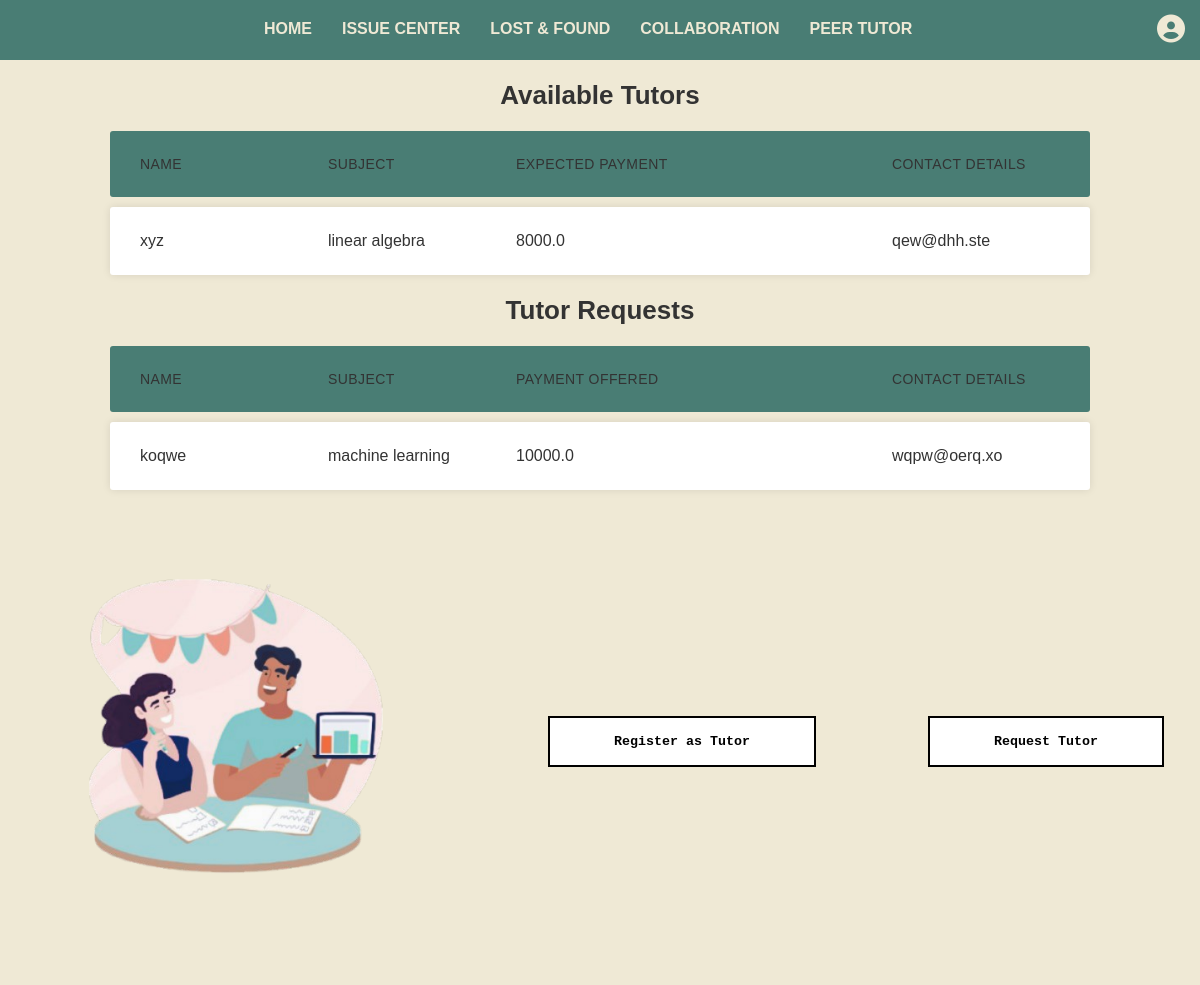
Page /peertutor/ on the earlier database version.
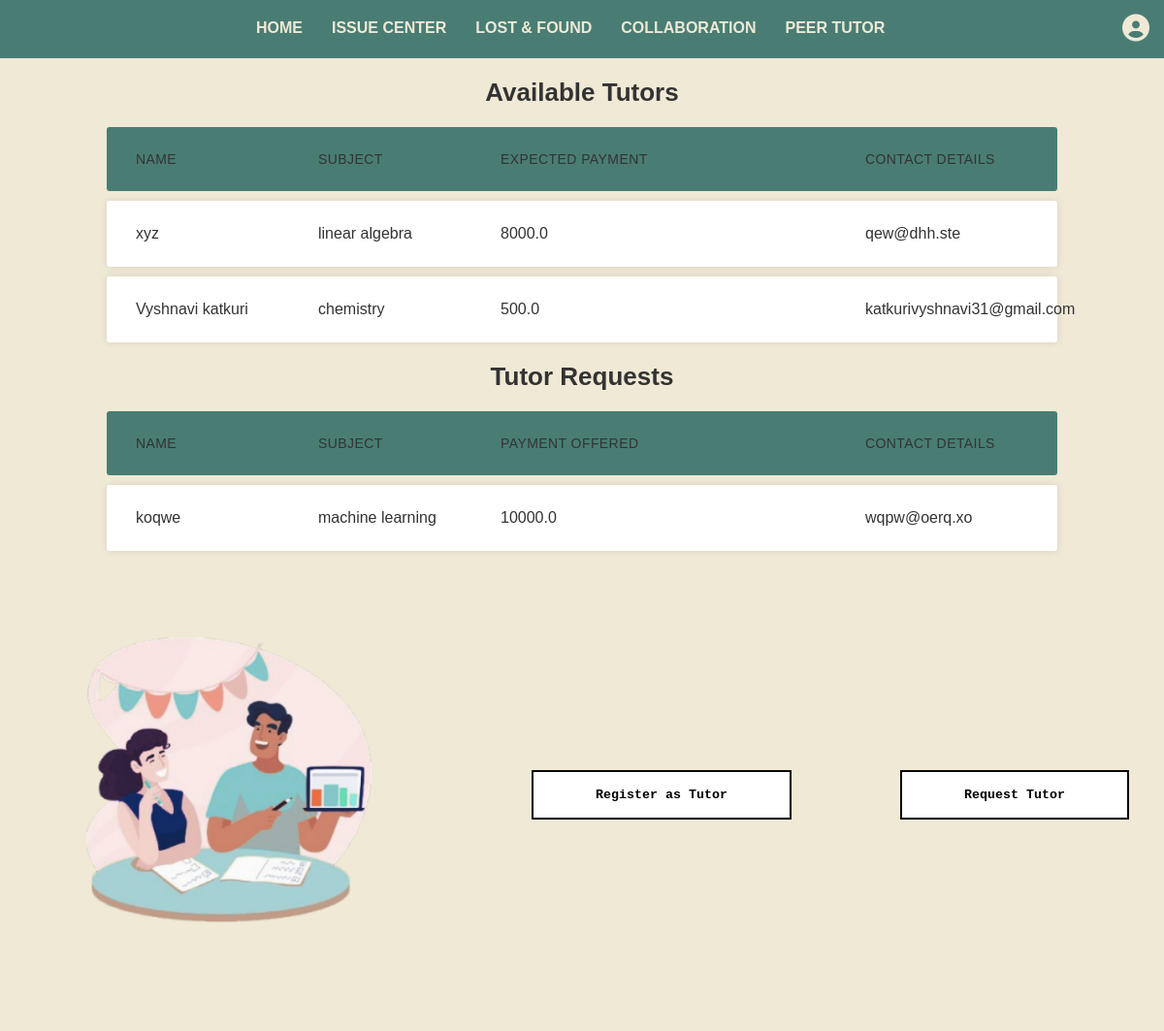
Same page on the later database version.
### wordleapp/models.py (models this page shows)
class Tutor(models.Model):
    name = models.CharField(max_length=255)
    subject = models.CharField(max_length=255)
    contact = models.CharField(max_length=15, null=True, blank=True)
    payment = models.FloatField()

class TutorWanted(models.Model):
    name = models.CharField(max_length=255)
    subject = models.CharField(max_length=255)
    contact = models.CharField(max_length=15, null=True, blank=True)
    payment = models.FloatField()

### wordleapp/views.py (the view)
# urls.py: path('peertutor/', views.peertutor, name='peertutor'),
def peertutor(request):
    context = {
        'tutors' : Tutor.objects.all(),
        'tutors_wanted' : TutorWanted.objects.all()
    }
    return render(request, "wordleapp/peertutor.html", context)

### wordleapp/templates/wordleapp/peertutor.html (shortened to what this page needs)
<!DOCTYPE html>
<html lang="en">
<head>
    {% load static %}
    <link rel="stylesheet" href="{% static 'wordleapp/lostandfound.css' %}" />
    <link rel="stylesheet" href="https://cdnjs.cloudflare.com/ajax/libs/font-awesome/6.5.1/css/all.min.css">
</head>
<body>
  <nav class="navbar">
    <div class="nav-container">
      <ul class="nav-menu">
          <li><a href="{% url 'home' %}">Home</a></li>
<li><a href="{% url 'issue_central' %}">Issue Center</a></li>
<li><a href="{% url 'lostandfound' %}">Lost & Found</a></li>
<li><a href="{% url 'collaboration' %}">Collaboration</a></li>
<li><a href="{% url 'peertutor' %}">Peer Tutor</a></li>
      </ul>
      <div class="profile-icon">
        <i class="fa-solid fa-user-circle" id="profile-icon"></i>
      </div>
    </div>
  </nav>
    <div class="container">
        <h2>Available Tutors</h2>
        <ul class="responsive-table">
          <li class="table-header">
            <div class="col col-1" style="flex-basis: 20%;">Name</div>
            <div class="col col-2" style="flex-basis: 20%;">Subject</div>
            <div class="col col-3" style="flex-basis: 40%;">Expected Payment</div>
            <div class="col col-4" style="flex-basis: 20%;">Contact Details</div>
          </li>
          {% for tutor in tutors %}
          <li class="table-row">
            <div class="col col-1" style="flex-basis: 20%;">{{ tutor.name }}</div>
            <div class="col col-2" style="flex-basis: 20%;">{{ tutor.subject }}</div>
            <div class="col col-3" style="flex-basis: 40%;">{{ tutor.payment }}</div>
            <div class="col col-4" style="flex-basis: 20%;">{{ tutor.contact }}</div>
          </li>
          {% endfor %}
        </ul>
    </div>
    <div class="container">
        <h2>Tutor Requests</h2>
        <ul class="responsive-table">
          <li class="table-header">
            <div class="col col-1" style="flex-basis: 20%;">Name</div>
            <div class="col col-2" style="flex-basis: 20%;">Subject</div>
            <div class="col col-3" style="flex-basis: 40%;">Payment Offered</div>
            <div class="col col-4" style="flex-basis: 20%;">Contact Details</div>
          </li>
          {% for tutorwanted in tutors_wanted %}
          <li class="table-row">
            <div class="col col-1" style="flex-basis: 20%;">{{ tutorwanted.name }}</div>
            <div class="col col-2" style="flex-basis: 20%;">{{ tutorwanted.subject }}</div>
            <div class="col col-3" style="flex-basis: 40%;">{{ tutorwanted.payment }}</div>
            <div class="col col-4" style="flex-basis: 20%;">{{ tutorwanted.contact }}</div>
          </li>
          {% endfor %}
        </ul>
    </div>
  <div style="display:flex; flex-direction: row; justify-content: space-between; align-items: center; margin:3%">
    <img src="{% static 'wordleapp/peertutor.png' %}" alt="Description of the image" style="width:400px; height:auto;">
          <button>
            <span aria-hidden="true">Register as Tutor</span>
            <span>Register as Tutor</span>
          </button>
          <button>
            <span aria-hidden="true">Request Tutor</span>
            <span>Request Tutor</span>
          </button>
        </div>
    </body>
</html>

### wordleapp/static/wordleapp/lostandfound.css (style rules this page uses)
body { font-family: 'lato', sans-serif; background-color: #EFE9D5; width: 100%; max-width: 100% }
* { margin: 0; padding: 0; box-sizing: border-box; }
.navbar { background-color: #497D74; padding: 15px; position: sticky; top: 0; height: 60px; z-index: 100; }
.nav-container { display: flex; justify-content: space-between; align-items: center; }
.nav-menu { display: flex; list-style: none; }
.nav-menu li { margin: 0 15px; }
.nav-menu a { color: #EFE9D5; text-decoration: none; font-size: 16px; text-transform: uppercase; font-weight: bold; transition: color 0.3s ease; }
.profile-icon i { font-size: 28px; color: #EFE9D5; cursor: pointer; }
.container { max-width: 1000px; margin-left: auto; margin-right: auto; padding-left: 10px; padding-right: 10px; }
:root { --bg-color-1: #ffffff; --bg-color-2: #497D74; --bg-color-3: #71BBB2; --padding: 1rem 4rem; --font-family: monospace; --step: 0.5rem; }
button { --active: 0; color: rgb(0, 0, 0); border-radius: 4px; position: relative; cursor: pointer; font-family: var(--font-family); font-weight: bold; border: 0; background: transparent; padding: 0; }
button span:first-of-type { padding: var(--padding); }
button span:not(:first-of-type) { position: absolute; }
[aria-hidden] { color: transparent; }
button span { inset: 0; display: grid; background: var(--bg); place-items: center; transition: 0.2s ease; border: 2px solid black; translate: calc((var(--active) * var(--coefficient, 0)) * (var(--step) * -1)) calc((var(--active) * var(--coefficient, 0)) * (var(--step) * -1)) ; }
span:nth-of-type(1) { --bg: var(--bg-color-3); }
span:nth-of-type(3) { --coefficient: 2; --bg: var(--bg-color-1); }

### wordleapp/templates/wordleapp/peertutor.html (style rules this page uses)
* { margin: 0; padding: 0; box-sizing: border-box; }
body { font-family: Arial, sans-serif; background-color: #EFE9D5; color: #333; }
.navbar { background-color: #497D74; position: sticky; top: 0; height: 60px; z-index: 100; }
.nav-container { display: flex; justify-content: space-between; align-items: center; margin-left: 20%; }
.nav-menu { display: flex; list-style: none; }
.nav-menu li { margin: 0 15px; }
.nav-menu a { color: #EFE9D5; text-decoration: none; font-size: 16px; text-transform: uppercase; font-weight: bold; transition: color 0.3s ease; }
.profile-icon i { font-size: 28px; color: #EFE9D5; cursor: pointer; }
.profile-icon { position: relative; display: inline-block; }
#profile-icon { font-size: 28px; color: #EFE9D5; cursor: pointer; }

Differences in the rows shown:
added Tutor: name "Vyshnavi katkuri", subject "chemistry", payment "500.0", contact "katkurivyshnavi31@gmail.com"
